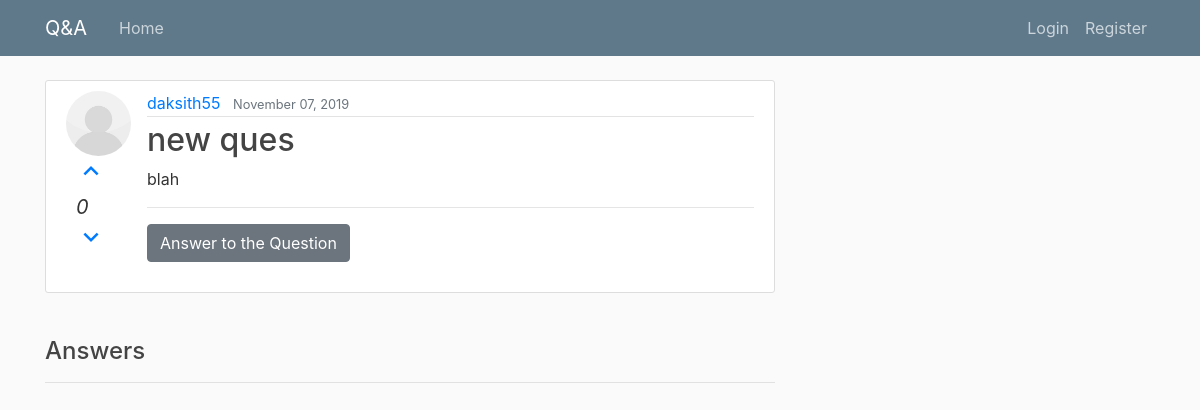
Page /post/15/ on the earlier database version.
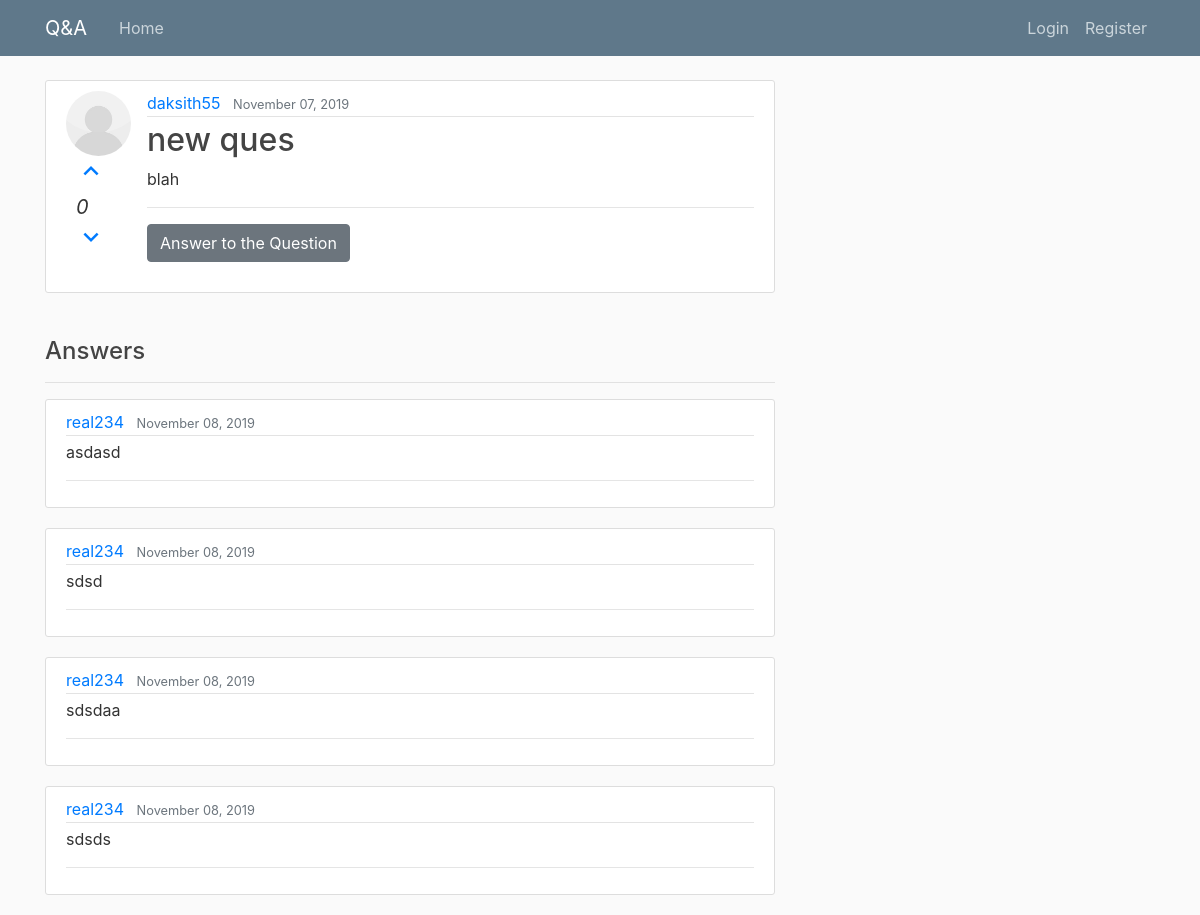
Same page on the later database version.
### blog/models.py (models this page shows, shortened)
class Post(models.Model):
    title = models.CharField(max_length=100, validators=[validate_even])
    content = models.TextField(validators=[validate_even])
    date_posted= models.DateTimeField(default= timezone.now)
    author= models.ForeignKey(User,on_delete=models.CASCADE)
    read = models.BooleanField(default= 0)
    tags = models.TextField(max_length=100,null=True)

class Answer(models.Model):
    content = models.TextField( validators=[validate_even])
    date_posted= models.DateTimeField(default= timezone.now)
    author= models.ForeignKey(User,on_delete=models.CASCADE)
    question = models.ForeignKey(Post, on_delete=models.CASCADE)

### users/models.py (models this page shows, shortened)
class Profile(models.Model):
    user = models.OneToOneField(User, on_delete=models.CASCADE)
    image = models.ImageField(default='default.jpg', upload_to='profile_pics')

### blog/views.py (the view, shortened to what this page needs)
# urls.py: path('post/<int:pk>/', PostDetail, name ='post-detail'),
def PostDetail(request, *args, **kwargs):
    try:
        ans = Answer.objects.filter(question_id=kwargs['pk'])
    except:
        ans = None
    votelist = Qvote.objects.filter(question_id =kwargs['pk'] )
    done = Qvote.objects.filter(question_id=kwargs['pk'], author_id=request.user.id)
    voted =1
    if not done:
        voted = 0
    totvote = 0
    for vote in votelist:
        totvote = totvote + vote.votes
    context = {
        'object': Post.objects.get(id =kwargs['pk'] ),
        'answers': ans,
        'vote': totvote,
        'voted': voted
    }
    return render(request, 'blog/post_detail.html', context)

### blog/templates/blog/post_detail.html (shortened to what this page needs)
    {% extends "blog/base.html" %}
    {% block content %}
     {% load staticfiles %}
        <article class="media content-section">
            <div>
              <img class ="rounded-circle article-img" src="{{ object.author.profile.image.url }}">
            <div class="pointCart" style="margin-left: 10px;;">
                   {% if voted == 0 %}
              <a href="{% url 'post-upvote' object.id %}"><i    class="material-icons"  style="font-size:30px;">
              </i></a>
                 {% endif %}
                <br>
                <i style="font-size:20px;">{{vote}}</i>
                <br>
        {% if voted == 0 %}
        <a href="{% url 'post-downvote' object.id %}"><i    class="material-icons"  style="font-size:30px;">
              </i></a>
        {% endif %}
            </div>
                <br>
            </div>
          <div class="media-body">
            <div class="article-metadata">
              <a class="mr-2" href="#">{{ object.author }}</a>
              <small class="text-muted">{{ object.date_posted|date:"F d, Y" }}</small>
            </div>
            <h2 class="article-title">{{ object.title }}</h2>
            <p class="article-content">{{ object.content }}</p>
            <hr>
   <p>
      <button class="btn btn-secondary" type="button" data-toggle="collapse" data-target="#collapseExample" aria-expanded="false" aria-controls="collapseExample">
       Answer to the Question
      </button>
    </p>
          </div>
        </article>
     <br>
        <h4>Answers</h4>
        <hr>
    {% for answer in answers %}
     <div class="answer">
            <article class="media content-section">
              <div class="media-body">
                <div class="article-metadata">
                  <a class="mr-2" href="#">{{ answer.author }}</a>
                  <small class="text-muted">{{ answer.date_posted|date:"F d, Y" }}</small>
                </div>
                <p class="article-content">{{ answer.content }}</p>
                <hr>
              </div>
            </article>
        </div>
    {%endfor%}
    {% endblock content %}

### blog/templates/blog/base.html (shortened to what this page needs)
{% load static %}
<!DOCTYPE html>
<html>
<head>
    <link rel="stylesheet" href="https://stackpath.bootstrapcdn.com/bootstrap/4.3.1/css/bootstrap.min.css">
    <link rel="stylesheet" type="text/css" href="{% static 'blog/main.css'%}">
</head>
<body>
    <header class="site-header">
         <nav class="navbar navbar-expand-md navbar-dark bg-steel fixed-top">
             <div class="container">
      <a class="navbar-brand mr-4" href="/">Q&A</a>
      <div class="collapse navbar-collapse" id="navbarToggle">
        <div class="navbar-nav mr-auto">
          <a class="nav-item nav-link" href="{% url 'blog-home'%}">Home</a>
        </div>
        <div class="navbar-nav">
            {% if user.is_authenticated%}
            <a class="nav-item nav-link" href="{% url 'post-create' %}">New Question</a>
            <a class="nav-item nav-link" href="{% url 'profile' %}">Profile</a>
            <button type="button" class="btn btn-secondary"  data-toggle="collapse" data-target="#collapseExample1" aria-expanded="false" aria-controls="collapseExample1">
                <i class="material-icons">
                    notifications_active
                    </i> <span id="notifyVal" class="badge badge-light"></span>
              </button>
            <a class="nav-item nav-link" href="{% url 'logout' %}">Logout</a>
            {% else %}
          <a class="nav-item nav-link" href="{% url 'login' %}">Login</a>
          <a class="nav-item nav-link" href="{% url 'register' %}">Register</a>
            {% endif %}
        </div>
      </div>
    </div>
        </nav>
    </header>
   <main role="main" class="container">
  <div class="row">
    <div class="col-md-8">
      {% block content %}{% endblock %}
    </div>
    <div class="col-md-4">
    </div>
  </div>
</main>
     {% load staticfiles %}
</body>
<html>

### blog/static/blog/main.css (style rules this page uses)
body { background: #fafafa; color: #333333; margin-top: 5rem; }
h1, h2, h3, h4, h5, h6 { color: #444444; }
.bg-steel { background-color: #5f788a; }
.site-header .navbar-nav .nav-link { color: #cbd5db; }
.content-section { background: #ffffff; padding: 10px 20px; border: 1px solid #dddddd; border-radius: 3px; margin-bottom: 20px; }
.article-title { color: #444444; }
.article-content { white-space: pre-line; }
.article-img { height: 65px; width: 65px; margin-right: 16px; }
.article-metadata { padding-bottom: 1px; margin-bottom: 4px; border-bottom: 1px solid #e3e3e3 }

Differences in the rows shown:
added Answer: author "real234", date_posted "November 08, 2019", content "asdasd"
added Answer: author "real234", date_posted "November 08, 2019", content "sdsd"
added Answer: author "real234", date_posted "November 08, 2019", content "sdsdaa"
added Answer: author "real234", date_posted "November 08, 2019", content "sdsds"
